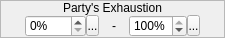
           <widget class="QWidget" name="wPartysExhaustion">
            <property name="minimumSize">
             <size>
              <width>225</width>
              <height>38</height>
             </size>
            </property>
            <property name="maximumSize">
             <size>
              <width>225</width>
              <height>38</height>
             </size>
            </property>
            <layout class="QVBoxLayout" name="verticalLayout_9">
             <property name="spacing">
              <number>3</number>
             </property>
             <property name="margin">
              <number>0</number>
             </property>
             <item>
              <widget class="QFrame" name="frame_11">
               <property name="frameShape">
                <enum>QFrame::StyledPanel</enum>
               </property>
               <property name="frameShadow">
                <enum>QFrame::Raised</enum>
               </property>
               <layout class="QVBoxLayout" name="verticalLayout_16">
                <property name="spacing">
                 <number>0</number>
                </property>
                <property name="margin">
                 <number>0</number>
                </property>
                <item>
                 <widget class="QLabel" name="label_10">
                  <property name="sizePolicy">
                   <sizepolicy hsizetype="Preferred" vsizetype="Fixed">
                    <horstretch>0</horstretch>
                    <verstretch>0</verstretch>
                   </sizepolicy>
                  </property>
                  <property name="text">
                   <string>Party's Exhaustion</string>
                  </property>
                  <property name="alignment">
                   <set>Qt::AlignCenter</set>
                  </property>
                 </widget>
                </item>
                <item>
                 <widget class="QWidget" name="widget_15" native="true">
                  <layout class="QHBoxLayout" name="horizontalLayout_8">
                   <property name="spacing">
                    <number>0</number>
                   </property>
                   <property name="leftMargin">
                    <number>24</number>
                   </property>
                   <property name="topMargin">
                    <number>0</number>
                   </property>
                   <property name="rightMargin">
                    <number>24</number>
                   </property>
                   <property name="bottomMargin">
                    <number>0</number>
                   </property>
                   <item>
                    <widget class="QSpinBox" name="sbMinPartysExhaustion">
                     <property name="sizePolicy">
                      <sizepolicy hsizetype="Fixed" vsizetype="Fixed">
                       <horstretch>0</horstretch>
                       <verstretch>0</verstretch>
                      </sizepolicy>
                     </property>
                     <property name="minimumSize">
                      <size>
                       <width>61</width>
                       <height>0</height>
                      </size>
                     </property>
                     <property name="maximumSize">
                      <size>
                       <width>61</width>
                       <height>16777215</height>
                      </size>
                     </property>
                     <property name="suffix">
                      <string>%</string>
                     </property>
                     <property name="minimum">
                      <number>0</number>
                     </property>
                     <property name="maximum">
                      <number>100</number>
                     </property>
                     <property name="value">
                      <number>0</number>
                     </property>
                    </widget>
                   </item>
                   <item>
                    <widget class="SpinBoxSideButton" name="bMinPartysExhaustionSideButton">
                     <property name="minimumSize">
                      <size>
                       <width>13</width>
                       <height>21</height>
                      </size>
                     </property>
                     <property name="maximumSize">
                      <size>
                       <width>13</width>
                       <height>21</height>
                      </size>
                     </property>
                     <property name="text">
                      <string>...</string>
                     </property>
                     <property name="icon">
                      <iconset resource="gui_icons.qrc">
                       <normaloff>:/icons/spinBoxSideButton.png</normaloff>:/icons/spinBoxSideButton.png</iconset>
                     </property>
                    </widget>
                   </item>
                   <item>
                    <widget class="QLabel" name="label_17">
                     <property name="sizePolicy">
                      <sizepolicy hsizetype="Expanding" vsizetype="Preferred">
                       <horstretch>0</horstretch>
                       <verstretch>0</verstretch>
                      </sizepolicy>
                     </property>
                     <property name="text">
                      <string>-</string>
                     </property>
                     <property name="alignment">
                      <set>Qt::AlignCenter</set>
                     </property>
                    </widget>
                   </item>
                   <item>
                    <widget class="QSpinBox" name="sbMaxPartysExhaustion">
                     <property name="sizePolicy">
                      <sizepolicy hsizetype="Fixed" vsizetype="Fixed">
                       <horstretch>0</horstretch>
                       <verstretch>0</verstretch>
                      </sizepolicy>
                     </property>
                     <property name="suffix">
                      <string>%</string>
                     </property>
                     <property name="minimum">
                      <number>0</number>
                     </property>
                     <property name="maximum">
                      <number>100</number>
                     </property>
                     <property name="value">
                      <number>100</number>
                     </property>
                    </widget>
                   </item>
                   <item>
                    <widget class="SpinBoxSideButton" name="bMaxPartysExhaustionSideButton">
                     <property name="minimumSize">
                      <size>
                       <width>13</width>
                       <height>21</height>
                      </size>
                     </property>
                     <property name="maximumSize">
                      <size>
                       <width>13</width>
                       <height>21</height>
                      </size>
                     </property>
                     <property name="text">
                      <string>...</string>
                     </property>
                     <property name="icon">
                      <iconset resource="gui_icons.qrc">
                       <normaloff>:/icons/spinBoxSideButton.png</normaloff>:/icons/spinBoxSideButton.png</iconset>
                     </property>
                    </widget>
                   </item>
                  </layout>
                 </widget>
                </item>
               </layout>
              </widget>
             </item>
            </layout>
           </widget>
